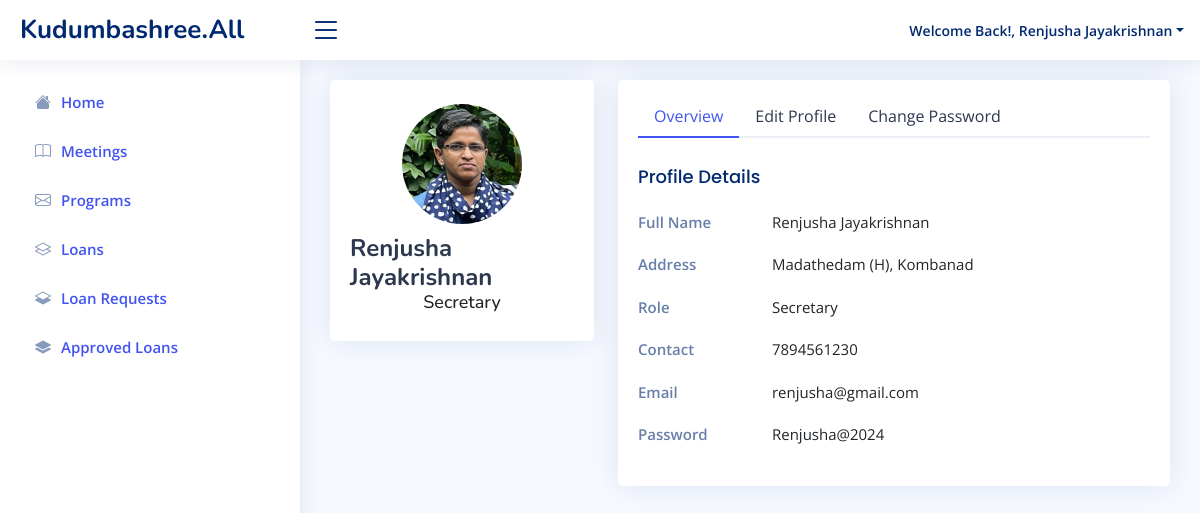
The page /Project/Secretary/SecretaryProfile.php (signed in) on the database its author committed.
### tables this page shows
CREATE TABLE `tbl_secretary` (
  `secretary_id` int(11) NOT NULL,
  `secretary_name` varchar(50) NOT NULL,
  `secretary_email` varchar(50) NOT NULL,
  `secretary_contact` varchar(20) NOT NULL,
  `secretary_photo` varchar(100) NOT NULL,
  `secretary_proof` varchar(100) NOT NULL,
  `secretary_address` varchar(100) NOT NULL,
  `secretary_password` varchar(50) NOT NULL
);

### Project/Secretary/SecretaryProfile.php (the view, shortened to what this page needs)
<?php
include("Head.php");
?>
<?php
include("../Assets/Connection/Connection.php");
?>
<?php
$selSecretary="select * from tbl_secretary where secretary_id='".$_SESSION["sid"]."'";
$resSecretary=$con->query($selSecretary);
$data=$resSecretary->fetch_assoc();
			?>
<!DOCTYPE html PUBLIC "-//W3C//DTD XHTML 1.0 Transitional//EN" "http://www.w3.org/TR/xhtml1/DTD/xhtml1-transitional.dtd">
<html xmlns="http://www.w3.org/1999/xhtml">
<head>
</head>
<body>
<section class="section profile">
      <div class="row">
        <div class="col-xl-4">
          <div class="card">
            <div class="card-body profile-card pt-4 d-flex flex-column align-items-center">
              <img src="../Assets/Files/Members/Photo/<?php echo $data['secretary_photo'];?>" alt="Profile" class="rounded-circle">
              <h2><?php echo $_SESSION["sname"]; ?></h2>
              <h3>Secretary</h3>
            </div>
          </div>
        </div>
        <div class="col-xl-8">
          <div class="card">
            <div class="card-body pt-3">
              <ul class="nav nav-tabs nav-tabs-bordered">
                <li class="nav-item">
                  <button class="nav-link active" data-bs-toggle="tab" data-bs-target="#profile-overview">Overview</button>
                </li>
                <li class="nav-item">
                  <button class="nav-link" data-bs-toggle="tab" data-bs-target="#profile-edit">Edit Profile</button>
                </li>
                <li class="nav-item">
                  <button class="nav-link" data-bs-toggle="tab" data-bs-target="#profile-change-password">Change Password</button>
                </li>
              </ul>
              <div class="tab-content pt-2">
                <div class="tab-pane fade show active profile-overview" id="profile-overview">
                  <h5 class="card-title">Profile Details</h5>
                  <div class="row">
                    <div class="col-lg-3 col-md-4 label ">Full Name</div>
                    <div class="col-lg-9 col-md-8"><?php echo $data['secretary_name'];?></div>
                  </div>
                  <div class="row">
                    <div class="col-lg-3 col-md-4 label">Address</div>
                    <div class="col-lg-9 col-md-8"><?php echo $data['secretary_address'];?></div>
                  </div>
                  <div class="row">
                    <div class="col-lg-3 col-md-4 label">Role</div>
                    <div class="col-lg-9 col-md-8">Secretary</div>
                  </div>
                  <div class="row">
                    <div class="col-lg-3 col-md-4 label">Contact</div>
                    <div class="col-lg-9 col-md-8"><?php echo $data['secretary_contact'];?></div>
                  </div>
                  <div class="row">
                    <div class="col-lg-3 col-md-4 label">Email</div>
                    <div class="col-lg-9 col-md-8"><?php echo $data['secretary_email'];?></div>
                  </div>
                  <div class="row">
                    <div class="col-lg-3 col-md-4 label">Password</div>
                    <div class="col-lg-9 col-md-8"><?php echo $data["secretary_password"]; ?></div>
                  </div>
                </div>
              </div>
            </div>
          </div>
        </div>
      </div>
    </section>
</body>
</html>
<?php
include("Foot.php");
?>

### Project/Assets/Templates/Admin/assets/css/style.css (style rules this page uses)
:root { scroll-behavior: smooth; }
body { font-family: "Open Sans", sans-serif; background: #f6f9ff; color: #444444; }
h1, h2, h3, h4, h5, h6 { font-family: "Nunito", sans-serif; }
.card { margin-bottom: 30px; border: none; border-radius: 5px; box-shadow: 0px 0 30px rgba(1, 41, 112, 0.1); }
.card-title { padding: 20px 0 15px 0; font-size: 18px; font-weight: 500; color: #012970; font-family: "Poppins", sans-serif; }
.card-body { padding: 0 20px 20px 20px; }
.nav-tabs-bordered { border-bottom: 2px solid #ebeef4; }
.nav-tabs-bordered .nav-link { margin-bottom: -2px; border: none; color: #2c384e; }
.nav-tabs-bordered .nav-link.active { background-color: #fff; color: #4154f1; border-bottom: 2px solid #4154f1; }
.profile .profile-card img { max-width: 120px; }
.profile .profile-card h2 { font-size: 24px; font-weight: 700; color: #2c384e; margin: 10px 0 0 0; }
.profile .profile-card h3 { font-size: 18px; }
.profile .profile-overview .row { margin-bottom: 20px; font-size: 15px; }
.profile .profile-overview .card-title { color: #012970; }
.profile .profile-overview .label { font-weight: 600; color: rgba(1, 41, 112, 0.6); }

### rows shown on the page
tbl_secretary: secretary_photo (picture), secretary_name "Renjusha Jayakrishnan", secretary_address "Madathedam (H), Kombanad", secretary_contact "7894561230", secretary_email "renjusha@gmail.com", secretary_password "Renjusha@2024"

### other values the page prints
$_SESSION["sname"] "Renjusha Jayakrishnan"
